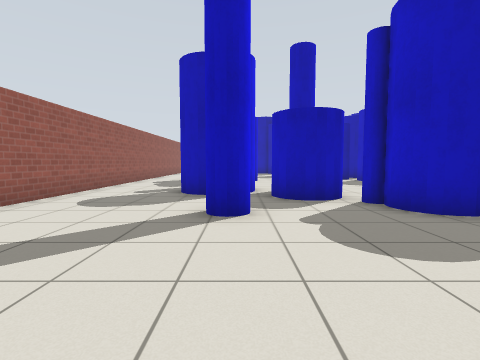
view 1 (above)

23 first-person views from a walk through a robot-simulator world made for Gazebo. The camera is 0.94 m above the floor, tilts 4° down and sees 85° across. The floor is counted in squares, 1 m on a side. Each view is taken from the middle of a square. On the plan, view 1 faces up. The plan holds only what a view shows up to about 11 squares ahead; the rest is blank. The place goes on beyond the plan. Simple patterns stand in for the simulator's built-in surfaces.

view 2
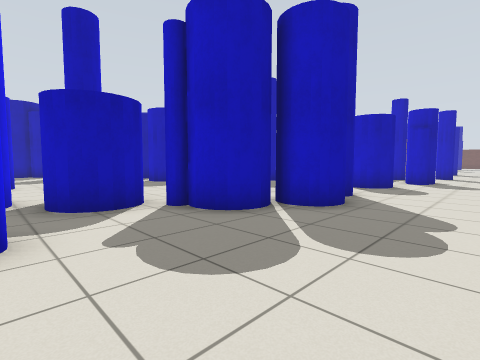

view 3
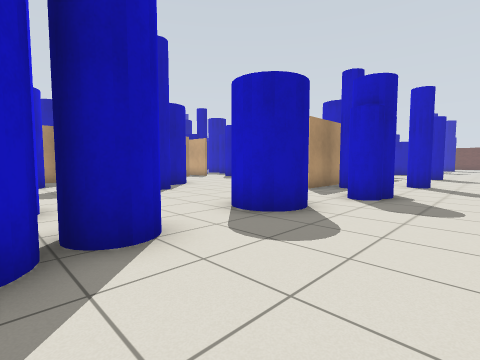

view 4
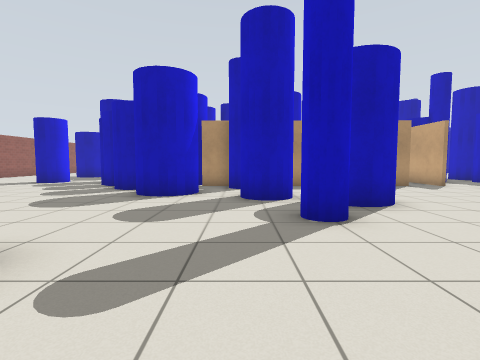

view 5
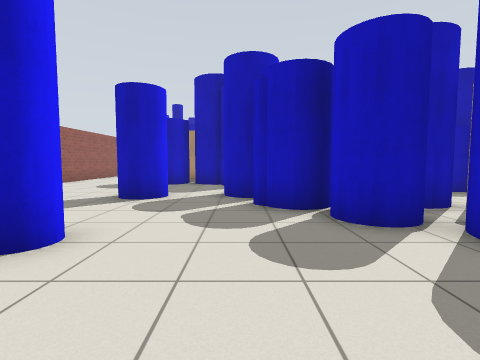

view 6
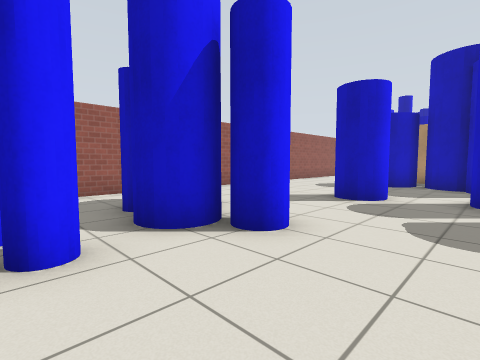

view 7
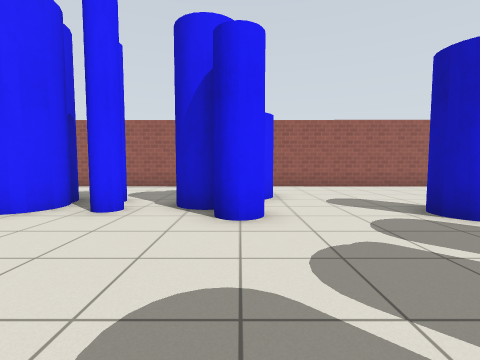

view 8
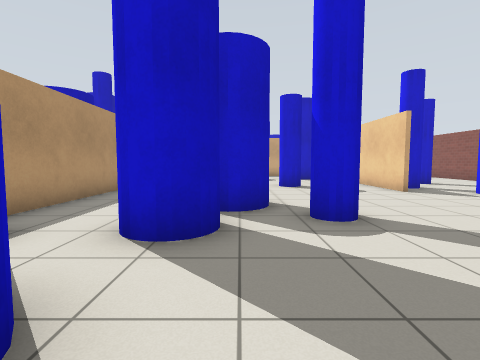

view 9
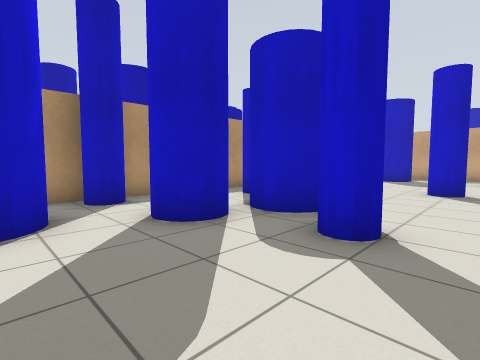

view 10
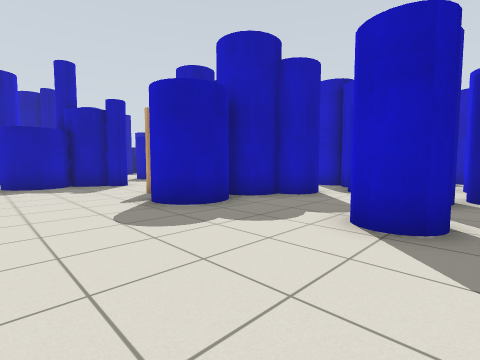

view 11
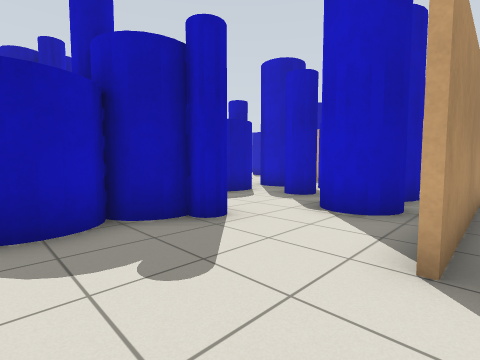

view 12
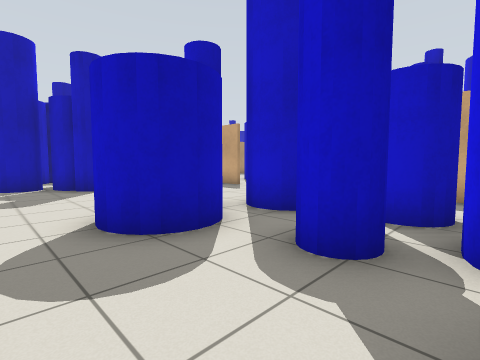

view 13
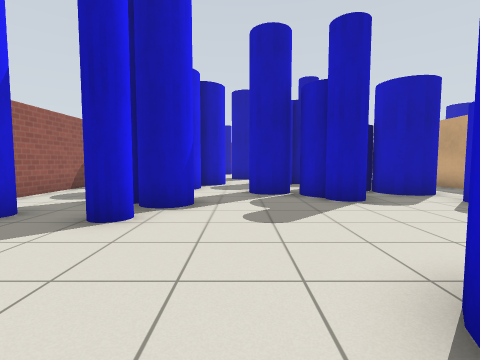

view 14
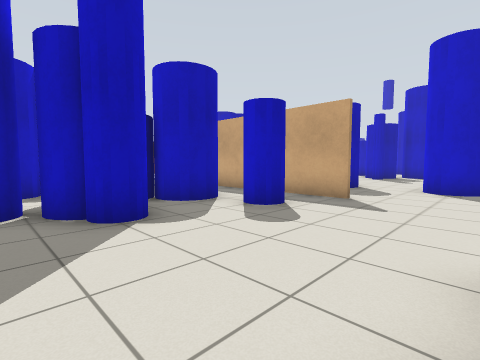

view 15
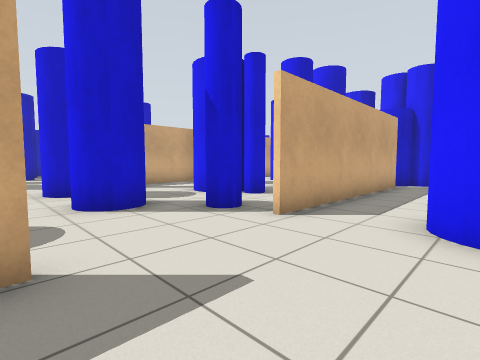

view 16
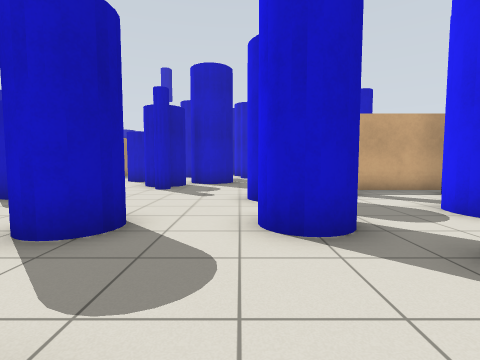

view 17
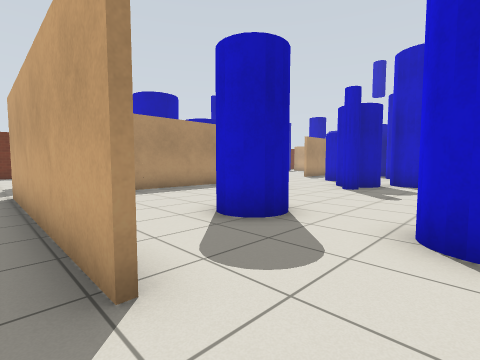

view 18
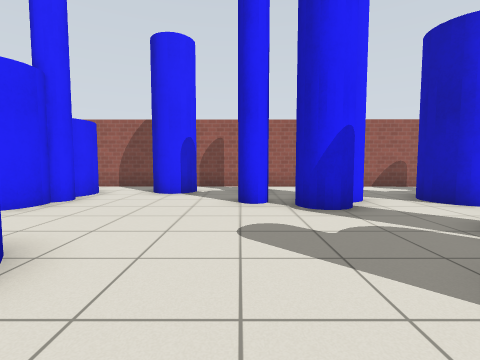

view 19
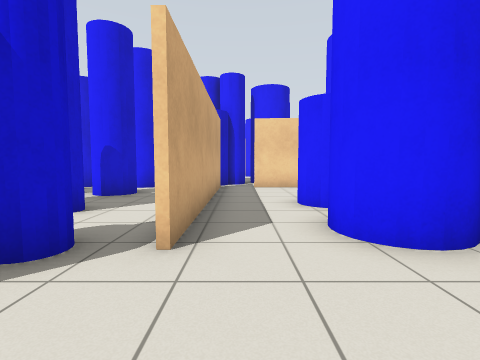

view 20
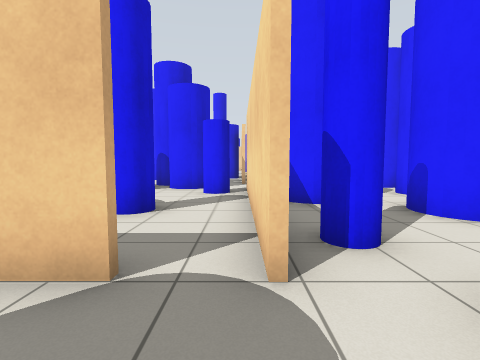

view 21
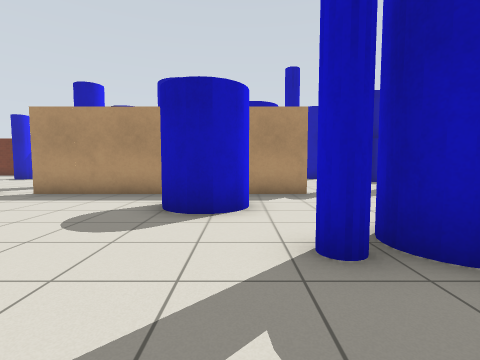

view 22
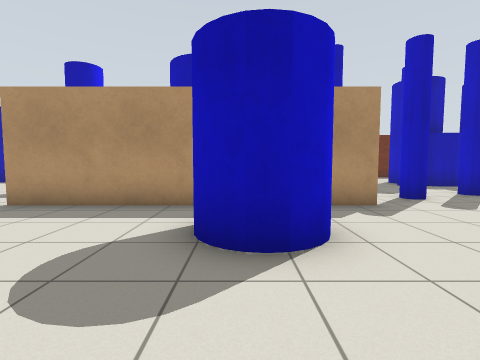

view 23
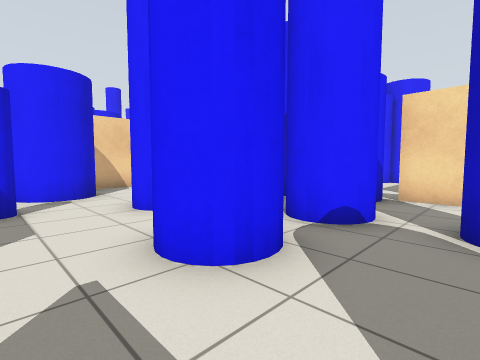

### Floor plan
Points are (right, up) in squares from view 1. A wall is a line through its corners. A room is listed if a view was taken in it or the views show most of it. See-through windows are left out.
Room 1 (views 1, 2, 3, 4, 5, 6, 7, 8, 9, 10, 11, 20, 21, 22, 23)
walls: (11.9, 15.2) (13.2, 15.2); (15.6, 15) (7.6, 15.1); (4.2, 23.3) (-0.5, 23.3); (8.9, 24.5) (8.9, 23.5); (16.6, 15) (16.6, 16.1); (14.1, 5.9) (17.1, 5.9); (16.6, 26.2) (16.6, 29.1); (16.6, 5.7) (14.1, 5.7); (-4.9, 20.1) (-5, 5.4); (16.8, 31.1) (16.8, 24.6); (18, 31) (19, 31); (18, 40.6) (9.9, 40.6)
ways out: opening at (-1.5, 24.8) to room 2; opening at (8, 24) to room 2; opening at (9, 32) to room 2; opening at (18.5, 41) to room 2; gap at (18, 31)
objects: blue cylinder (-3, 13) to (-2, 14); blue cylinder (-2, 8); blue pole (-2, 12); blue cylinder (-1, 8) to (0, 9); blue pole (-1, 10); blue cylinder (-1, 12) to (0, 13); blue cylinder (-1, 21) to (0, 22); blue pole (0, 5); blue pole (0, 10); blue cylinder (0, 13) to (1, 13); blue cylinder (0, 17) to (1, 17); blue cylinder (1, 7) to (3, 8); blue cylinder (1, 21) to (2, 22); blue pole (2, 8) to (2, 9); blue cylinder (3, 5) to (5, 6); blue pole (3, 6); blue cylinder (3, 17) to (4, 18); blue cylinder (3, 20) to (4, 21); blue cylinder (4, 15) to (5, 16); blue cylinder (4, 19) to (5, 19); blue cylinder (5, 4) to (6, 5); blue cylinder (5, 14) to (6, 15); blue cylinder (6, 7) to (7, 7); blue cylinder (6, 12) to (7, 14); blue cylinder (6, 15) to (8, 17); blue cylinder (6, 19) to (7, 20); blue cylinder (6, 21) to (7, 22); blue pole (7, 4) to (8, 5); blue pole (8, 21) to (8, 22); blue cylinder (9, 12) to (10, 12); blue pole (9, 14); blue cylinder (9, 18) to (11, 19); blue cylinder (9, 20) to (10, 21); blue cylinder (9, 22) to (10, 23); blue cylinder (10, 4) to (11, 5); blue pole (10, 9) to (11, 10); blue cylinder (10, 16) to (11, 17); blue pole (10, 30); blue cylinder (11, 11) to (12, 12); blue cylinder (11, 20) to (12, 21); blue cylinder (11, 22) to (12, 23); blue cylinder (11, 25) to (12, 26); blue pole (11, 28) to (12, 28); blue cylinder (11, 32) to (12, 32); blue cylinder (11, 35) to (12, 36); blue cylinder (12, 27) to (13, 29); blue cylinder (13, 3) to (13, 4); blue pole (13, 13); blue cylinder (13, 19) to (14, 20); blue cylinder (14, 3) to (14, 4); blue cylinder (14, 16) to (15, 17); blue cylinder (14, 22) to (15, 23); blue cylinder (14, 31) to (15, 33); blue pole (15, 5) to (16, 5); blue cylinder (15, 27) to (16, 27); blue cylinder (15, 38) to (16, 39); blue pole (16, 9); blue cylinder (16, 19); blue pole (16, 30); blue pole (17, 3); blue pole (17, 36); blue cylinder (18, 23) to (19, 24); blue cylinder (18, 25); blue cylinder (18, 36) to (19, 36); blue cylinder (19, 22) to (19, 23); blue pole (19, 28); blue cylinder (19, 34) to (19, 35)
Room 2 (views 12, 13, 14, 15, 16, 17, 18, 19)
walls: (8.6, 33.6) (8.6, 40.8); (-4.9, 29.7) (-4.9, 27.6); (-4.8, 39.7) (-4.8, 31.4); (5.8, 23.4) (7.5, 23.4); (8.6, 23.5) (8.6, 30.4)
ways out: opening at (-1.5, 24.8) to room 1; opening at (8, 24) to room 1; opening at (9, 32) to room 1; opening at (18.5, 41) to room 1
objects: blue cylinder (-4, 31) to (-3, 31); blue cylinder (-3, 27) to (-2, 29); blue pole (-3, 33) to (-3, 34); blue pole (-2, 28) to (-1, 29); blue cylinder (-2, 35) to (-1, 36); blue cylinder (-2, 38) to (-1, 39); blue cylinder (-1, 27) to (0, 28); blue pole (-1, 33) to (-1, 34); blue cylinder (-1, 35) to (0, 35); blue pole (0, 27); blue cylinder (0, 40) to (0, 41); blue cylinder (2, 24) to (3, 26); blue cylinder (2, 29) to (3, 31); blue cylinder (2, 37); blue cylinder (2, 40) to (3, 41); blue pole (3, 35) to (4, 36); blue cylinder (3, 37) to (4, 37); blue cylinder (3, 40) to (4, 42); blue cylinder (4, 25) to (5, 26); blue cylinder (4, 27); blue pole (4, 30) to (5, 31); blue cylinder (4, 38) to (5, 39); blue cylinder (5, 29) to (6, 30); blue cylinder (5, 36) to (7, 37); blue cylinder (6, 27) to (6, 28); blue cylinder (6, 35) to (7, 35); blue cylinder (14, 42); other object (16, 42); blue pole (19, 42)

Where each view was taken, in squares from view 1:
view 1: 0 up, 0 right, facing up
view 2: 1 up, 0 right, facing up-right
view 3: 1 up, 6 right, facing up-right
view 4: 5 up, 9 right, facing up
view 5: 10 up, 3 right, facing up
view 6: 10 up, 3 right, facing up-left
view 7: 13 up, 5 right, facing left
view 8: 11 up, 6 right, facing right
view 9: 8 up, 7 right, facing up-right
view 10: 16 up, 4 left, facing up-right
view 11: 23 up, 3 left, facing up-right
view 12: 26 up, 1 right, facing up-right
view 13: 29 up, 1 right, facing up
view 14: 31 up, 2 right, facing up-right
view 15: 34 up, 6 right, facing down-right
view 16: 33 up, 8 right, facing right
view 17: 32 up, 8 right, facing up-right
view 18: 33 up, 5 right, facing left
view 19: 33 up, 8 right, facing down
view 20: 33 up, 17 right, facing down
view 21: 33 up, 16 right, facing up
view 22: 35 up, 15 right, facing up
view 23: 25 up, 16 right, facing down-left
